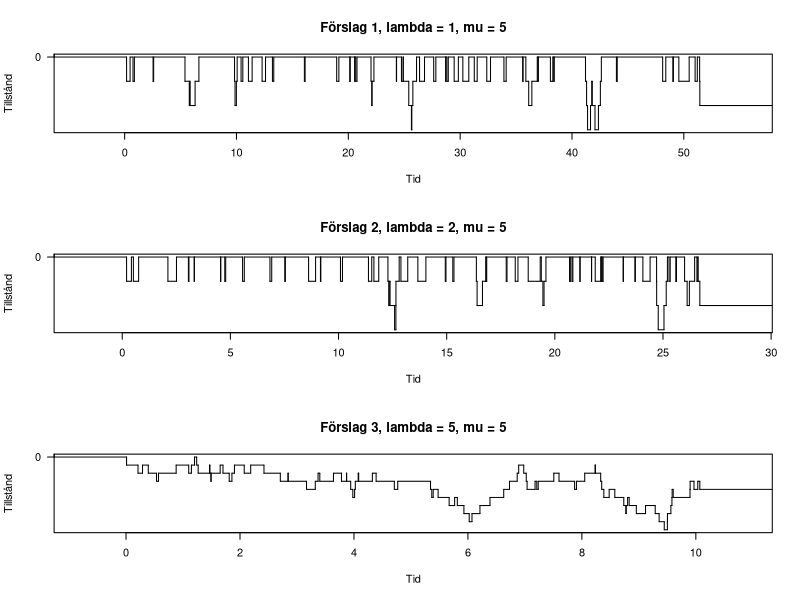

Recreate this plot in R.
## ---- chunk 1
# Denna funktion utgör ett skal för en födelse-dödsprocess med intensiteter
# lambda och mu.
# Funktionen returnerar en lista med tider för tillståndsbyten och tillstånd.
bd_process <- function(lambda, mu, initial_state = 0, steps = 100) {
    time_now <- 0
    state_now <- initial_state
    # Dessa vektorer ska byggas på i loopen nedan
    time <- 0
    state <- initial_state
    for (i in 1:steps) {

        # Om tillståndet är 3 så är lambda 0, intensiteten för födelse
        # om redan i 3, kan ej födelse ske
        if (state_now == 3) {
            lambda_now <- 0
        } else {
            lambda_now <- lambda
        }



        # Om tillståndet är 0 så är mu 0, intensiteten för dödsfall
        # om redan i 0, kan ej dödsfall ske
        if (state_now == 0) {
            mu_now <- 0
        } else {
            mu_now <- mu
        }



        time_to_transition <- rexp(1, lambda_now + mu_now) # ty tiden till nästa tillståndsbyte är exponentialfördelad med parametern lambda_now + mu_now



        # Om det slumpmässiga talet är mindre än lambda_now / (lambda_now + mu_now) så minskar tillståndet med 1, annars så ökar det med 1
        # det vill säga det sker ett födelse eller dödsfall
        if (runif(1) < lambda_now / (lambda_now + mu_now)) {
            state_now <- state_now - 1
        } else {
            state_now <- state_now + 1
        }


        time_now <- time_now + time_to_transition # time nu är tiden från starten
        time <- c(time, time_now) # time är en vektor som innehåller alla tider från starten
        state <- c(state, state_now) # state är en vektor som innehåller alla tillstånd från starten
    }
    # Returnera en lista med de två vektorerna tid och state
    list(time = time, state = state)
}
## ---- chunk 2
# Sätt slumptalsfröet för reproducerbarhet
set.seed(040911)
forslag1 <- bd_process(lambda = 1, mu = 5)
# Här låter vi argumenten initial_state och steps vara på sina defaultvärden,
# så de behöver inte anges.
# Hämta ut vektorerna tid och state
time1 <- forslag1$time
state1 <- forslag1$state

forslag2 <- bd_process(lambda = 2, mu = 5)
time2 <- forslag2$time
state2 <- forslag2$state


forslag3 <- bd_process(lambda = 5, mu = 5)
time3 <- forslag3$time
state3 <- forslag3$state


# Kombinera alla tre förslagen i en plot med tre subplots och reserverar en hel sida för dessa plottar när man knittar
# las = 2 betyder att y-axelns etiketter är horisontella
par(mfrow = c(3, 1))

plot(stepfun(time1[-1], state1), do.points = FALSE,
     xlab = "Tid", ylab = "Tillstånd", 
     main = "Förslag 1, lambda = 1, mu = 5",
     yaxt = "n")
axis(2, at = c(0, 1, 2, 3), las = 2)

plot(stepfun(time2[-1], state2), do.points = FALSE,
     xlab = "Tid", ylab = "Tillstånd", 
     main = "Förslag 2, lambda = 2, mu = 5",
     yaxt = "n")
axis(2, at = c(0, 1, 2, 3), las = 2)

plot(stepfun(time3[-1], state3), do.points = FALSE,
     xlab = "Tid", ylab = "Tillstånd", 
     main = "Förslag 3, lambda = 5, mu = 5",
     yaxt = "n")
axis(2, at = c(0, 1, 2, 3), las = 2)

